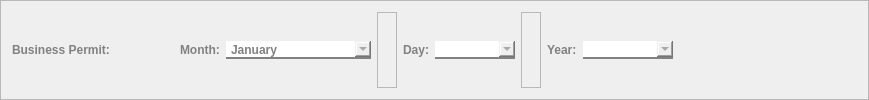
           <widget class="QFrame" name="bp_frame">
            <property name="frameShape">
             <enum>QFrame::StyledPanel</enum>
            </property>
            <property name="frameShadow">
             <enum>QFrame::Raised</enum>
            </property>
            <layout class="QHBoxLayout" name="horizontalLayout_48">
             <item>
              <widget class="QLabel" name="label_94">
               <property name="styleSheet">
                <string notr="true">font-family: Segoe UI;
				font-weight: bold;
				color: #818181;

border-radius: 0px;
border-color: white;
border-width: 0px;</string>
               </property>
               <property name="text">
                <string>Business Permit:                   </string>
               </property>
              </widget>
             </item>
             <item>
              <widget class="QLabel" name="label_91">
               <property name="styleSheet">
                <string notr="true">font-family: Segoe UI;
				font-weight: bold;
				color: #818181;

border-radius: 0px;
border-color: white;
border-width: 0px;</string>
               </property>
               <property name="text">
                <string>Month:</string>
               </property>
              </widget>
             </item>
             <item>
              <widget class="QComboBox" name="bp_choose_month_comboBox">
               <property name="minimumSize">
                <size>
                 <width>145</width>
                 <height>0</height>
                </size>
               </property>
               <property name="maximumSize">
                <size>
                 <width>175</width>
                 <height>16777215</height>
                </size>
               </property>
               <property name="cursor">
                <cursorShape>PointingHandCursor</cursorShape>
               </property>
               <property name="styleSheet">
                <string notr="true">QComboBox {
				font-family: Segoe UI;
				font-weight: bold;
				color: #818181;
                border: none;
                border-bottom: 2px solid #818181;
            }

QComboBox::hover{
color: #565656;
border-bottom: 2px solid #565656;
}

</string>
               </property>
               <item>
                <property name="text">
                 <string>January</string>
                </property>
               </item>
               <item>
                <property name="text">
                 <string>February</string>
                </property>
               </item>
               <item>
                <property name="text">
                 <string>March</string>
                </property>
               </item>
               <item>
                <property name="text">
                 <string>April</string>
                </property>
               </item>
               <item>
                <property name="text">
                 <string>May</string>
                </property>
               </item>
               <item>
                <property name="text">
                 <string>June</string>
                </property>
               </item>
               <item>
                <property name="text">
                 <string>July</string>
                </property>
               </item>
               <item>
                <property name="text">
                 <string>August</string>
                </property>
               </item>
               <item>
                <property name="text">
                 <string>September</string>
                </property>
               </item>
               <item>
                <property name="text">
                 <string>October</string>
                </property>
               </item>
               <item>
                <property name="text">
                 <string>November</string>
                </property>
               </item>
               <item>
                <property name="text">
                 <string>December</string>
                </property>
               </item>
              </widget>
             </item>
             <item>
              <widget class="QFrame" name="frame_89">
               <property name="minimumSize">
                <size>
                 <width>20</width>
                 <height>0</height>
                </size>
               </property>
               <property name="frameShape">
                <enum>QFrame::StyledPanel</enum>
               </property>
               <property name="frameShadow">
                <enum>QFrame::Raised</enum>
               </property>
              </widget>
             </item>
             <item>
              <widget class="QLabel" name="label_92">
               <property name="styleSheet">
                <string notr="true">font-family: Segoe UI;
				font-weight: bold;
				color: #818181;

border-radius: 0px;
border-color: white;
border-width: 0px;</string>
               </property>
               <property name="text">
                <string>Day:</string>
               </property>
              </widget>
             </item>
             <item>
              <widget class="QComboBox" name="bp_choose_day_comboBox">
               <property name="minimumSize">
                <size>
                 <width>80</width>
                 <height>0</height>
                </size>
               </property>
               <property name="maximumSize">
                <size>
                 <width>80</width>
                 <height>16777215</height>
                </size>
               </property>
               <property name="cursor">
                <cursorShape>PointingHandCursor</cursorShape>
               </property>
               <property name="styleSheet">
                <string notr="true">QComboBox {
				font-family: Segoe UI;
				font-weight: bold;
				color: #818181;
                border: none;
                border-bottom: 2px solid #818181;
            }

QComboBox::hover{
color: #565656;
border-bottom: 2px solid #565656;
}

</string>
               </property>
              </widget>
             </item>
             <item>
              <widget class="QFrame" name="frame_90">
               <property name="minimumSize">
                <size>
                 <width>20</width>
                 <height>0</height>
                </size>
               </property>
               <property name="frameShape">
                <enum>QFrame::StyledPanel</enum>
               </property>
               <property name="frameShadow">
                <enum>QFrame::Raised</enum>
               </property>
              </widget>
             </item>
             <item>
              <widget class="QLabel" name="label_93">
               <property name="styleSheet">
                <string notr="true">font-family: Segoe UI;
				font-weight: bold;
				color: #818181;

border-radius: 0px;
border-color: white;
border-width: 0px;</string>
               </property>
               <property name="text">
                <string>Year:</string>
               </property>
              </widget>
             </item>
             <item>
              <widget class="QComboBox" name="bp_choose_year_comboBox">
               <property name="minimumSize">
                <size>
                 <width>90</width>
                 <height>0</height>
                </size>
               </property>
               <property name="maximumSize">
                <size>
                 <width>80</width>
                 <height>16777215</height>
                </size>
               </property>
               <property name="cursor">
                <cursorShape>PointingHandCursor</cursorShape>
               </property>
               <property name="styleSheet">
                <string notr="true">QComboBox {
				font-family: Segoe UI;
				font-weight: bold;
				color: #818181;
                border: none;
                border-bottom: 2px solid #818181;
            }

QComboBox::hover{
color: #565656;
border-bottom: 2px solid #565656;
}


</string>
               </property>
              </widget>
             </item>
             <item>
              <spacer name="horizontalSpacer_71">
               <property name="orientation">
                <enum>Qt::Horizontal</enum>
               </property>
               <property name="sizeHint" stdset="0">
                <size>
                 <width>184</width>
                 <height>20</height>
                </size>
               </property>
              </spacer>
             </item>
            </layout>
           </widget>
